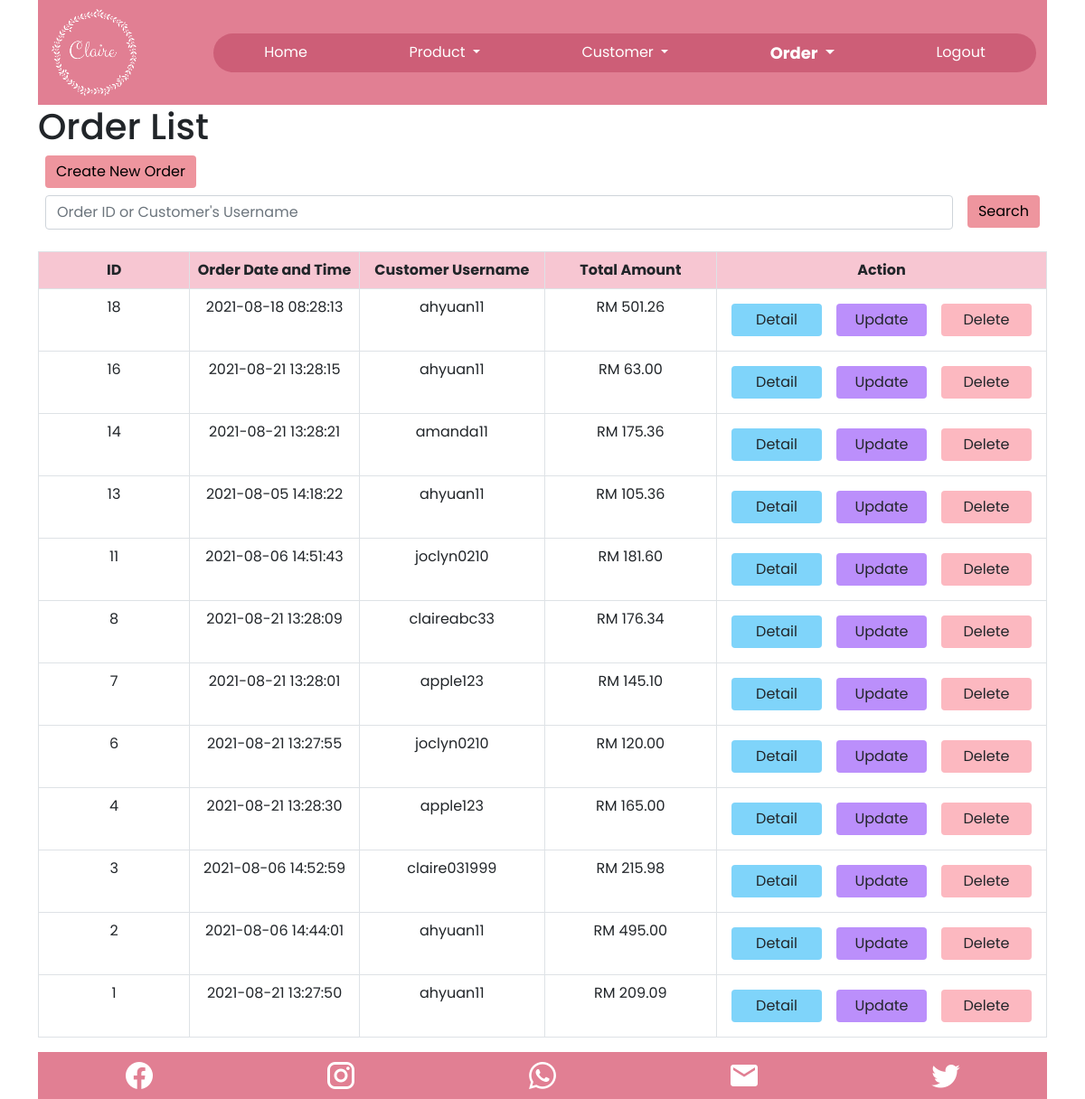
/order_list.php (signed in), run on the app's committed database.
### tables this page shows
CREATE TABLE IF NOT EXISTS `orders` (
  `orderID` int(5) NOT NULL AUTO_INCREMENT,
  `orderDateNTime` timestamp NOT NULL DEFAULT CURRENT_TIMESTAMP ON UPDATE CURRENT_TIMESTAMP,
  `cus_username` varchar(15) NOT NULL,
  `total_amount` double NOT NULL,
  PRIMARY KEY (`orderID`),
  KEY `cus_username` (`cus_username`)
);

### order_list.php (the view, shortened to what this page needs)
<!DOCTYPE HTML>
<html>
<head>
    <link href="https://cdn.jsdelivr.net/npm/bootstrap@5.0.1/dist/css/bootstrap.min.css" rel="stylesheet">
    <link href="css/general.css" rel="stylesheet">
    <link href="css/order.css" rel="stylesheet">
    <link href="css/list.css" rel="stylesheet">
</head>
<body>
    <div class="container">
        <?php
        include 'navigation.php';
        ?>
        <div class="page-header">
            <h1>Order List</h1>
        </div>
        <div>
            <a href='order.php' id="create" class='btn btn-primary mx-2'>Create New Order</a>
            <form action="<?php echo htmlspecialchars($_SERVER["PHP_SELF"]); ?>" onsubmit="return validation()" method="post">
                <table class='search table table-hover table-responsive'>
                    <tr class='search'>
                        <td class="search col-11"><input type='text' name='search' id="search" onkeyup="myFunction()" placeholder="Order ID or Customer's Username" class='form-control'></td>
                        <td class="search"><input type='submit' value='Search' id="searchBtn" class='btn btn-primary' /></td>
                    </tr>
                </table>
        </div>
        <?php
        include 'config/database.php';
        $where = "";
        $query = "SELECT orderID, orderDateNTime, cus_username, total_amount FROM orders $where ORDER BY orderID DESC";
        $stmt = $con->prepare($query);
        $stmt->execute();
        $num = $stmt->rowCount();
        if ($num > 0) {
            echo "<table class='table table-hover table-responsive table-bordered text-center' id='myTable'>";
            echo "<tr class='tableHeader'>";
            echo "<th class='col-3'>ID</th>";
            echo "<th class='col-3'>Order Date and Time</th>";
            echo "<th class='col-3'>Customer Username</th>";
            echo "<th class='col-3'>Total Amount</th>";
            echo "<th class='col-3'>Action</th>";
            echo "</tr>";
            while ($row = $stmt->fetch(PDO::FETCH_ASSOC)) {
                extract($row);
                echo "<tr>";
                echo "<td>{$orderID}</td>";
                echo "<td>{$orderDateNTime}</td>";
                echo "<td>{$cus_username}</td>";
                $totalAmount = sprintf('%.2f', $row['total_amount']);
                echo "<td>RM $totalAmount</td>";
                echo "<td>";
                echo "<div class='d-lg-flex justify-content-sm-center'>";
                echo "<a href='order_detail.php?orderID={$orderID}' id='detail' class='actionBtn btn m-1 m-lg-2'>Detail</a>";
                echo "<a href='order_update.php?orderID={$orderID}' id='update' class='actionBtn btn m-1 m-lg-2'>Update</a>";
                echo "<a href='#' onclick='delete_order({$orderID});' id='delete' class='actionBtn btn m-1 m-lg-2'>Delete</a>";
                echo "</div>";
                echo "</td>";
                echo "</tr>";
            }
            echo "</table>";
        } else {
            echo "<div class='alert alert-danger'>No order found.</div>";
        }
        ?>
        <div class="footer bg-dark">
            <?php
            include 'footer.php';
            ?>
        </div>
    </div>
</body>
</html>

### css/general.css (style rules this page uses)
html, body { font-family: 'Poppins', sans-serif; }
.tableHeader { background-color: rgba(247, 198, 210); }

### css/list.css (style rules this page uses)
.search { border:none; }
.actionBtn { width: 100px; }
#create, #searchBtn { background-color: rgba(238, 149, 158); color: black; border: none; }
#detail { background-color: rgb(127, 212, 250); border: none; }
#update { background-color: rgb(187, 143, 251); border: none; }
#delete { background-color: rgb(252, 184, 192); border: none; }

### data on the page
orders: orderID "18", orderDateNTime "2021-08-18 08:28:13", cus_username "ahyuan11", total_amount "501.26"
orders: orderID "16", orderDateNTime "2021-08-21 13:28:15", cus_username "ahyuan11", total_amount "63.00"
orders: orderID "14", orderDateNTime "2021-08-21 13:28:21", cus_username "amanda11", total_amount "175.36"
orders: orderID "13", orderDateNTime "2021-08-05 14:18:22", cus_username "ahyuan11", total_amount "105.36"
orders: orderID "11", orderDateNTime "2021-08-06 14:51:43", cus_username "joclyn0210", total_amount "181.60"
orders: orderID "8", orderDateNTime "2021-08-21 13:28:09", cus_username "claireabc33", total_amount "176.34"
orders: orderID "7", orderDateNTime "2021-08-21 13:28:01", cus_username "apple123", total_amount "145.10"
orders: orderID "6", orderDateNTime "2021-08-21 13:27:55", cus_username "joclyn0210", total_amount "120.00"
orders: orderID "4", orderDateNTime "2021-08-21 13:28:30", cus_username "apple123", total_amount "165.00"
orders: orderID "3", orderDateNTime "2021-08-06 14:52:59", cus_username "claire031999", total_amount "215.98"
orders: orderID "2", orderDateNTime "2021-08-06 14:44:01", cus_username "ahyuan11", total_amount "495.00"
orders: orderID "1", orderDateNTime "2021-08-21 13:27:50", cus_username "ahyuan11", total_amount "209.09"
